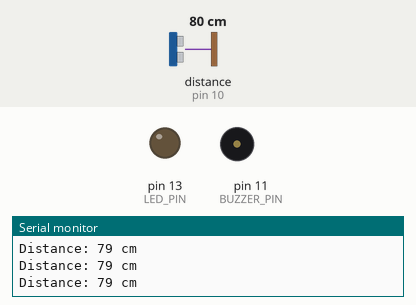
This sketch was run on a simulated Arduino Uno, built with avr-gcc and run on an emulated ATmega328P. Shown: output pins drawn as LEDs (lit = HIGH), buzzer (waves = sounding), the last lines printed to the serial monitor. Wiring (inferred from the names in the program): ultrasonic range finder: trigger pin 9; echo pin 10. Dashed ring = blinking. Inputs (shaded band) come from the test bench; at power-on: distance to the obstacle (sensor on pin 10) 80 cm. The echo pulse lasts 58.3 µs per cm; pins used as bus, display or sensor lines are not drawn.

Above: at 1.2 s.
1.3 s: distance to the obstacle (sensor on pin 10) set to 34 cm
4.3 s: distance to the obstacle (sensor on pin 10) set to 28 cm
At 4.7 s:
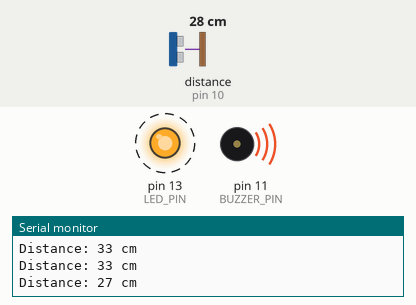
7.3 s: distance to the obstacle (sensor on pin 10) set to 12 cm
At 8.04 s:
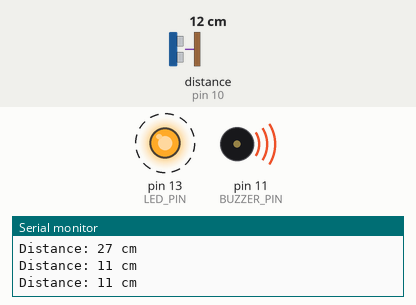
10.3 s: distance to the obstacle (sensor on pin 10) set to 9 cm
At 11.5 s:
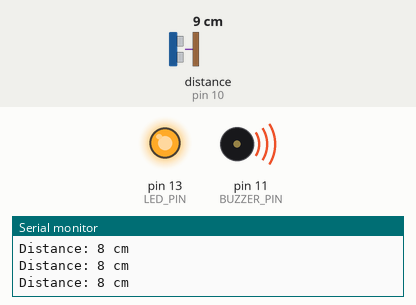
11.9 s: distance to the obstacle (sensor on pin 10) set to 18 cm
At 12.48 s:
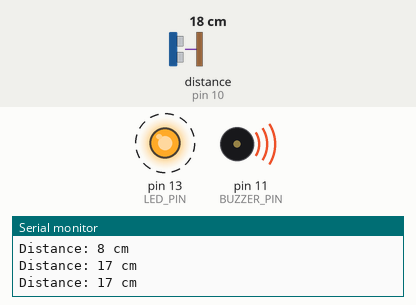
Timing chart, 0 to 15.9 s (numbered marks = the images above; inputs shaded):
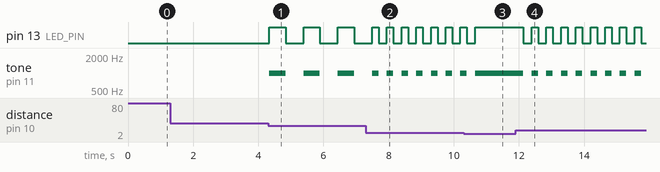

Measured:
- the behaviour switches between 31 and 30 cm on distance to the obstacle (sensor on pin 10) (found by bisection; images 0 and 1)
- the behaviour switches between 11 and 10 cm on distance to the obstacle (sensor on pin 10) (found by bisection; images 2 and 3)
- after the input at 4.3 s, pin 13 (LED_PIN): alternates HIGH for 0.50 s and LOW for 0.55 s, starting at once; tone on pin 11 (BUZZER_PIN): alternates 1000 Hz for 0.50 s and silent for 0.55 s, starting at once
- after the input at 7.3 s, pin 13 (LED_PIN): alternates HIGH for 0.20 s and LOW for 0.25 s, starting after 0.40 s; tone on pin 11 (BUZZER_PIN): alternates 1000 Hz for 0.20 s and silent for 0.25 s, starting after 0.40 s
- after the input at 10.3 s, pin 13 (LED_PIN): goes on until 10.7 s, then stays HIGH; tone on pin 11 (BUZZER_PIN): goes on until 10.7 s, then stays 1000 Hz
- after the input at 11.9 s, pin 13 (LED_PIN): alternates HIGH for 0.20 s and LOW for 0.25 s, starting after 0.24 s; tone on pin 11 (BUZZER_PIN): alternates 1000 Hz for 0.20 s and silent for 0.25 s, starting after 0.24 s

The sketch:

UltrasonicSensorBuzzer.ino
```cpp
#define TRIG_PIN 9
#define ECHO_PIN 10
#define BUZZER_PIN 11
#define LED_PIN 13

long duration;
int distance;

void setup() {
  pinMode(TRIG_PIN, OUTPUT);
  pinMode(ECHO_PIN, INPUT);
  pinMode(BUZZER_PIN, OUTPUT);
  pinMode(LED_PIN, OUTPUT);
  Serial.begin(9600);
}

void loop() {
  digitalWrite(TRIG_PIN, LOW);
  delayMicroseconds(2);
  digitalWrite(TRIG_PIN, HIGH);
  delayMicroseconds(10);
  digitalWrite(TRIG_PIN, LOW);

  duration = pulseIn(ECHO_PIN, HIGH);
  distance = duration * 0.034 / 2;

  Serial.print("Distance: ");
  Serial.print(distance);
  Serial.println(" cm");

  if (distance < 10) {
    tone(BUZZER_PIN, 1000);
    digitalWrite(LED_PIN, HIGH);
  } else if (distance < 20) {
    tone(BUZZER_PIN, 1000);
    digitalWrite(LED_PIN, HIGH);
    delay(200);
    noTone(BUZZER_PIN);
    digitalWrite(LED_PIN, LOW);
    delay(200);
  } else if (distance < 30) {
    tone(BUZZER_PIN, 1000);
    digitalWrite(LED_PIN, HIGH);
    delay(500);
    noTone(BUZZER_PIN);
    digitalWrite(LED_PIN, LOW);
    delay(500);
  } else {
    noTone(BUZZER_PIN);
    digitalWrite(LED_PIN, LOW);
  }

  delay(50);
}
```
